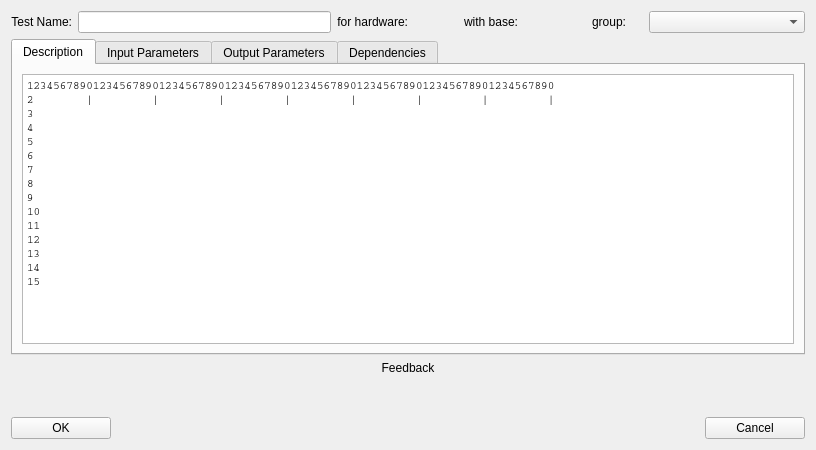
<?xml version="1.0" encoding="UTF-8"?>
<ui version="4.0">
 <class>NewTestWizard</class>
 <widget class="QDialog" name="NewTestWizard">
  <property name="geometry">
   <rect>
    <x>0</x>
    <y>0</y>
    <width>816</width>
    <height>450</height>
   </rect>
  </property>
  <property name="sizePolicy">
   <sizepolicy hsizetype="Minimum" vsizetype="Minimum">
    <horstretch>0</horstretch>
    <verstretch>0</verstretch>
   </sizepolicy>
  </property>
  <property name="minimumSize">
   <size>
    <width>734</width>
    <height>400</height>
   </size>
  </property>
  <property name="maximumSize">
   <size>
    <width>16777215</width>
    <height>16777215</height>
   </size>
  </property>
  <property name="windowTitle">
   <string>Dialog</string>
  </property>
  <layout class="QGridLayout" name="gridLayout_4">
   <item row="0" column="0">
    <layout class="QVBoxLayout" name="verticalLayout_2">
     <item>
      <layout class="QHBoxLayout" name="horizontalLayout">
       <item>
        <widget class="QLabel" name="label_3">
         <property name="text">
          <string>Test Name:</string>
         </property>
         <property name="alignment">
          <set>Qt::AlignRight|Qt::AlignTrailing|Qt::AlignVCenter</set>
         </property>
        </widget>
       </item>
       <item>
        <widget class="QLineEdit" name="TestName"/>
       </item>
       <item>
        <widget class="QLabel" name="label_6">
         <property name="text">
          <string>for hardware:</string>
         </property>
         <property name="alignment">
          <set>Qt::AlignRight|Qt::AlignTrailing|Qt::AlignVCenter</set>
         </property>
        </widget>
       </item>
       <item>
        <widget class="QLabel" name="ForHardwareSetup">
         <property name="minimumSize">
          <size>
           <width>44</width>
           <height>0</height>
          </size>
         </property>
         <property name="text">
          <string/>
         </property>
        </widget>
       </item>
       <item>
        <widget class="QLabel" name="label_7">
         <property name="text">
          <string>with base:</string>
         </property>
         <property name="alignment">
          <set>Qt::AlignRight|Qt::AlignTrailing|Qt::AlignVCenter</set>
         </property>
        </widget>
       </item>
       <item>
        <widget class="QLabel" name="WithBase">
         <property name="minimumSize">
          <size>
           <width>62</width>
           <height>0</height>
          </size>
         </property>
         <property name="text">
          <string/>
         </property>
        </widget>
       </item>
       <item>
        <widget class="QLabel" name="label_5">
         <property name="minimumSize">
          <size>
           <width>51</width>
           <height>0</height>
          </size>
         </property>
         <property name="maximumSize">
          <size>
           <width>100</width>
           <height>16777215</height>
          </size>
         </property>
         <property name="text">
          <string>group:</string>
         </property>
        </widget>
       </item>
       <item>
        <widget class="QComboBox" name="group_combo">
         <property name="minimumSize">
          <size>
           <width>156</width>
           <height>0</height>
          </size>
         </property>
        </widget>
       </item>
      </layout>
     </item>
     <item>
      <widget class="QTabWidget" name="testTabs">
       <property name="enabled">
        <bool>true</bool>
       </property>
       <property name="currentIndex">
        <number>0</number>
       </property>
       <widget class="QWidget" name="descriptionTab">
        <attribute name="title">
         <string>Description</string>
        </attribute>
        <layout class="QGridLayout" name="gridLayout">
         <item row="0" column="0">
          <widget class="QTextEdit" name="description">
           <property name="font">
            <font>
             <family>Courier</family>
            </font>
           </property>
           <property name="html">
            <string>&lt;!DOCTYPE HTML PUBLIC &quot;-//W3C//DTD HTML 4.0//EN&quot; &quot;http://www.w3.org/TR/REC-html40/strict.dtd&quot;&gt;
&lt;html&gt;&lt;head&gt;&lt;meta name=&quot;qrichtext&quot; content=&quot;1&quot; /&gt;&lt;style type=&quot;text/css&quot;&gt;
p, li { white-space: pre-wrap; }
&lt;/style&gt;&lt;/head&gt;&lt;body style=&quot; font-family:'Courier'; font-size:8pt; font-weight:400; font-style:normal;&quot;&gt;
&lt;p style=&quot; margin-top:0px; margin-bottom:0px; margin-left:0px; margin-right:0px; -qt-block-indent:0; text-indent:0px;&quot;&gt;&lt;span style=&quot; font-size:8.25pt;&quot;&gt;12345678901234567890123456789012345678901234567890123456789012345678901234567890&lt;/span&gt;&lt;/p&gt;
&lt;p style=&quot; margin-top:0px; margin-bottom:0px; margin-left:0px; margin-right:0px; -qt-block-indent:0; text-indent:0px;&quot;&gt;&lt;span style=&quot; font-size:8.25pt;&quot;&gt;2        |         |         |         |         |         |         |         |&lt;/span&gt;&lt;/p&gt;
&lt;p style=&quot; margin-top:0px; margin-bottom:0px; margin-left:0px; margin-right:0px; -qt-block-indent:0; text-indent:0px;&quot;&gt;&lt;span style=&quot; font-size:8.25pt;&quot;&gt;3&lt;/span&gt;&lt;/p&gt;
&lt;p style=&quot; margin-top:0px; margin-bottom:0px; margin-left:0px; margin-right:0px; -qt-block-indent:0; text-indent:0px;&quot;&gt;&lt;span style=&quot; font-size:8.25pt;&quot;&gt;4&lt;/span&gt;&lt;/p&gt;
&lt;p style=&quot; margin-top:0px; margin-bottom:0px; margin-left:0px; margin-right:0px; -qt-block-indent:0; text-indent:0px;&quot;&gt;&lt;span style=&quot; font-size:8.25pt;&quot;&gt;5&lt;/span&gt;&lt;/p&gt;
&lt;p style=&quot; margin-top:0px; margin-bottom:0px; margin-left:0px; margin-right:0px; -qt-block-indent:0; text-indent:0px;&quot;&gt;&lt;span style=&quot; font-size:8.25pt;&quot;&gt;6&lt;/span&gt;&lt;/p&gt;
&lt;p style=&quot; margin-top:0px; margin-bottom:0px; margin-left:0px; margin-right:0px; -qt-block-indent:0; text-indent:0px;&quot;&gt;&lt;span style=&quot; font-size:8.25pt;&quot;&gt;7&lt;/span&gt;&lt;/p&gt;
&lt;p style=&quot; margin-top:0px; margin-bottom:0px; margin-left:0px; margin-right:0px; -qt-block-indent:0; text-indent:0px;&quot;&gt;&lt;span style=&quot; font-size:8.25pt;&quot;&gt;8&lt;/span&gt;&lt;/p&gt;
&lt;p style=&quot; margin-top:0px; margin-bottom:0px; margin-left:0px; margin-right:0px; -qt-block-indent:0; text-indent:0px;&quot;&gt;&lt;span style=&quot; font-size:8.25pt;&quot;&gt;9&lt;/span&gt;&lt;/p&gt;
&lt;p style=&quot; margin-top:0px; margin-bottom:0px; margin-left:0px; margin-right:0px; -qt-block-indent:0; text-indent:0px;&quot;&gt;&lt;span style=&quot; font-size:8.25pt;&quot;&gt;10&lt;/span&gt;&lt;/p&gt;
&lt;p style=&quot; margin-top:0px; margin-bottom:0px; margin-left:0px; margin-right:0px; -qt-block-indent:0; text-indent:0px;&quot;&gt;&lt;span style=&quot; font-size:8.25pt;&quot;&gt;11&lt;/span&gt;&lt;/p&gt;
&lt;p style=&quot; margin-top:0px; margin-bottom:0px; margin-left:0px; margin-right:0px; -qt-block-indent:0; text-indent:0px;&quot;&gt;&lt;span style=&quot; font-size:8.25pt;&quot;&gt;12&lt;/span&gt;&lt;/p&gt;
&lt;p style=&quot; margin-top:0px; margin-bottom:0px; margin-left:0px; margin-right:0px; -qt-block-indent:0; text-indent:0px;&quot;&gt;&lt;span style=&quot; font-size:8.25pt;&quot;&gt;13&lt;/span&gt;&lt;/p&gt;
&lt;p style=&quot; margin-top:0px; margin-bottom:0px; margin-left:0px; margin-right:0px; -qt-block-indent:0; text-indent:0px;&quot;&gt;&lt;span style=&quot; font-size:8.25pt;&quot;&gt;14&lt;/span&gt;&lt;/p&gt;
&lt;p style=&quot; margin-top:0px; margin-bottom:0px; margin-left:0px; margin-right:0px; -qt-block-indent:0; text-indent:0px;&quot;&gt;&lt;span style=&quot; font-size:8.25pt;&quot;&gt;15&lt;/span&gt;&lt;/p&gt;&lt;/body&gt;&lt;/html&gt;</string>
           </property>
          </widget>
         </item>
        </layout>
       </widget>
       <widget class="QWidget" name="inputParametersTab">
        <attribute name="title">
         <string>Input Parameters</string>
        </attribute>
        <layout class="QGridLayout" name="gridLayout_2">
         <item row="0" column="0">
          <layout class="QHBoxLayout" name="horizontalLayout_4">
           <item>
            <widget class="QTableView" name="inputParameterView"/>
           </item>
           <item>
            <layout class="QVBoxLayout" name="verticalLayout_3">
             <item>
              <widget class="QToolButton" name="inputParameterMoveUp">
               <property name="sizePolicy">
                <sizepolicy hsizetype="Fixed" vsizetype="Fixed">
                 <horstretch>0</horstretch>
                 <verstretch>0</verstretch>
                </sizepolicy>
               </property>
               <property name="minimumSize">
                <size>
                 <width>28</width>
                 <height>28</height>
                </size>
               </property>
               <property name="maximumSize">
                <size>
                 <width>28</width>
                 <height>28</height>
                </size>
               </property>
               <property name="text">
                <string>...</string>
               </property>
               <property name="iconSize">
                <size>
                 <width>26</width>
                 <height>26</height>
                </size>
               </property>
              </widget>
             </item>
             <item>
              <spacer name="verticalSpacer_4">
               <property name="orientation">
                <enum>Qt::Vertical</enum>
               </property>
               <property name="sizeHint" stdset="0">
                <size>
                 <width>25</width>
                 <height>13</height>
                </size>
               </property>
              </spacer>
             </item>
             <item>
              <widget class="QToolButton" name="inputParameterAdd">
               <property name="minimumSize">
                <size>
                 <width>28</width>
                 <height>28</height>
                </size>
               </property>
               <property name="maximumSize">
                <size>
                 <width>28</width>
                 <height>28</height>
                </size>
               </property>
               <property name="text">
                <string>...</string>
               </property>
               <property name="iconSize">
                <size>
                 <width>26</width>
                 <height>26</height>
                </size>
               </property>
              </widget>
             </item>
             <item>
              <spacer name="verticalSpacer_5">
               <property name="orientation">
                <enum>Qt::Vertical</enum>
               </property>
               <property name="sizeHint" stdset="0">
                <size>
                 <width>25</width>
                 <height>13</height>
                </size>
               </property>
              </spacer>
             </item>
             <item>
              <widget class="QToolButton" name="inputParameterUnselect">
               <property name="sizePolicy">
                <sizepolicy hsizetype="Fixed" vsizetype="Fixed">
                 <horstretch>0</horstretch>
                 <verstretch>0</verstretch>
                </sizepolicy>
               </property>
               <property name="minimumSize">
                <size>
                 <width>28</width>
                 <height>28</height>
                </size>
               </property>
               <property name="maximumSize">
                <size>
                 <width>28</width>
                 <height>28</height>
                </size>
               </property>
               <property name="text">
                <string>...</string>
               </property>
               <property name="iconSize">
                <size>
                 <width>26</width>
                 <height>26</height>
                </size>
               </property>
              </widget>
             </item>
             <item>
              <spacer name="verticalSpacer_8">
               <property name="orientation">
                <enum>Qt::Vertical</enum>
               </property>
               <property name="sizeHint" stdset="0">
                <size>
                 <width>25</width>
                 <height>13</height>
                </size>
               </property>
              </spacer>
             </item>
             <item>
              <widget class="QToolButton" name="inputParameterFormat">
               <property name="sizePolicy">
                <sizepolicy hsizetype="Fixed" vsizetype="Fixed">
                 <horstretch>0</horstretch>
                 <verstretch>0</verstretch>
                </sizepolicy>
               </property>
               <property name="minimumSize">
                <size>
                 <width>28</width>
                 <height>28</height>
                </size>
               </property>
               <property name="maximumSize">
                <size>
                 <width>28</width>
                 <height>28</height>
                </size>
               </property>
               <property name="text">
                <string>...</string>
               </property>
               <property name="iconSize">
                <size>
                 <width>26</width>
                 <height>26</height>
                </size>
               </property>
               <property name="autoExclusive">
                <bool>false</bool>
               </property>
               <property name="autoRaise">
                <bool>false</bool>
               </property>
              </widget>
             </item>
             <item>
              <spacer name="verticalSpacer_9">
               <property name="orientation">
                <enum>Qt::Vertical</enum>
               </property>
               <property name="sizeHint" stdset="0">
                <size>
                 <width>25</width>
                 <height>13</height>
                </size>
               </property>
              </spacer>
             </item>
             <item>
              <widget class="QToolButton" name="inputParameterDelete">
               <property name="minimumSize">
                <size>
                 <width>28</width>
                 <height>28</height>
                </size>
               </property>
               <property name="maximumSize">
                <size>
                 <width>28</width>
                 <height>28</height>
                </size>
               </property>
               <property name="text">
                <string>...</string>
               </property>
               <property name="iconSize">
                <size>
                 <width>26</width>
                 <height>26</height>
                </size>
               </property>
              </widget>
             </item>
             <item>
              <spacer name="verticalSpacer_6">
               <property name="orientation">
                <enum>Qt::Vertical</enum>
               </property>
               <property name="sizeHint" stdset="0">
                <size>
                 <width>25</width>
                 <height>13</height>
                </size>
               </property>
              </spacer>
             </item>
             <item>
              <widget class="QToolButton" name="inputParameterMoveDown">
               <property name="minimumSize">
                <size>
                 <width>28</width>
                 <height>28</height>
                </size>
               </property>
               <property name="maximumSize">
                <size>
                 <width>28</width>
                 <height>28</height>
                </size>
               </property>
               <property name="text">
                <string>...</string>
               </property>
               <property name="iconSize">
                <size>
                 <width>26</width>
                 <height>26</height>
                </size>
               </property>
              </widget>
             </item>
            </layout>
           </item>
          </layout>
         </item>
        </layout>
       </widget>
       <widget class="QWidget" name="outputParametersTab">
        <attribute name="title">
         <string>Output Parameters</string>
        </attribute>
        <layout class="QGridLayout" name="gridLayout_3">
         <item row="0" column="0">
          <layout class="QHBoxLayout" name="horizontalLayout_2">
           <item>
            <widget class="QTableView" name="outputParameterView"/>
           </item>
           <item>
            <layout class="QVBoxLayout" name="verticalLayout">
             <item>
              <widget class="QToolButton" name="outputParameterMoveUp">
               <property name="minimumSize">
                <size>
                 <width>28</width>
                 <height>28</height>
                </size>
               </property>
               <property name="maximumSize">
                <size>
                 <width>28</width>
                 <height>28</height>
                </size>
               </property>
               <property name="text">
                <string>...</string>
               </property>
               <property name="iconSize">
                <size>
                 <width>26</width>
                 <height>26</height>
                </size>
               </property>
              </widget>
             </item>
             <item>
              <spacer name="verticalSpacer_12">
               <property name="orientation">
                <enum>Qt::Vertical</enum>
               </property>
               <property name="sizeHint" stdset="0">
                <size>
                 <width>20</width>
                 <height>13</height>
                </size>
               </property>
              </spacer>
             </item>
             <item>
              <widget class="QToolButton" name="outputParameterAdd">
               <property name="minimumSize">
                <size>
                 <width>28</width>
                 <height>28</height>
                </size>
               </property>
               <property name="maximumSize">
                <size>
                 <width>28</width>
                 <height>28</height>
                </size>
               </property>
               <property name="text">
                <string>...</string>
               </property>
               <property name="iconSize">
                <size>
                 <width>26</width>
                 <height>26</height>
                </size>
               </property>
              </widget>
             </item>
             <item>
              <spacer name="verticalSpacer_13">
               <property name="orientation">
                <enum>Qt::Vertical</enum>
               </property>
               <property name="sizeHint" stdset="0">
                <size>
                 <width>20</width>
                 <height>13</height>
                </size>
               </property>
              </spacer>
             </item>
             <item>
              <widget class="QToolButton" name="outputParameterUnselect">
               <property name="minimumSize">
                <size>
                 <width>28</width>
                 <height>28</height>
                </size>
               </property>
               <property name="maximumSize">
                <size>
                 <width>28</width>
                 <height>28</height>
                </size>
               </property>
               <property name="text">
                <string>...</string>
               </property>
               <property name="iconSize">
                <size>
                 <width>26</width>
                 <height>26</height>
                </size>
               </property>
              </widget>
             </item>
             <item>
              <spacer name="verticalSpacer_10">
               <property name="orientation">
                <enum>Qt::Vertical</enum>
               </property>
               <property name="sizeHint" stdset="0">
                <size>
                 <width>20</width>
                 <height>13</height>
                </size>
               </property>
              </spacer>
             </item>
             <item>
              <widget class="QToolButton" name="outputParameterFormat">
               <property name="minimumSize">
                <size>
                 <width>28</width>
                 <height>28</height>
                </size>
               </property>
               <property name="maximumSize">
                <size>
                 <width>28</width>
                 <height>28</height>
                </size>
               </property>
               <property name="text">
                <string>...</string>
               </property>
               <property name="iconSize">
                <size>
                 <width>26</width>
                 <height>26</height>
                </size>
               </property>
              </widget>
             </item>
             <item>
              <spacer name="verticalSpacer_14">
               <property name="orientation">
                <enum>Qt::Vertical</enum>
               </property>
               <property name="sizeHint" stdset="0">
                <size>
                 <width>20</width>
                 <height>13</height>
                </size>
               </property>
              </spacer>
             </item>
             <item>
              <widget class="QToolButton" name="outputParameterDelete">
               <property name="minimumSize">
                <size>
                 <width>28</width>
                 <height>28</height>
                </size>
               </property>
               <property name="maximumSize">
                <size>
                 <width>28</width>
                 <height>28</height>
                </size>
               </property>
               <property name="text">
                <string>...</string>
               </property>
               <property name="iconSize">
                <size>
                 <width>26</width>
                 <height>26</height>
                </size>
               </property>
              </widget>
             </item>
             <item>
              <spacer name="verticalSpacer_15">
               <property name="orientation">
                <enum>Qt::Vertical</enum>
               </property>
               <property name="sizeHint" stdset="0">
                <size>
                 <width>20</width>
                 <height>13</height>
                </size>
               </property>
              </spacer>
             </item>
             <item>
              <widget class="QToolButton" name="outputParameterMoveDown">
               <property name="minimumSize">
                <size>
                 <width>28</width>
                 <height>28</height>
                </size>
               </property>
               <property name="maximumSize">
                <size>
                 <width>28</width>
                 <height>28</height>
                </size>
               </property>
               <property name="text">
                <string>...</string>
               </property>
               <property name="iconSize">
                <size>
                 <width>26</width>
                 <height>26</height>
                </size>
               </property>
              </widget>
             </item>
            </layout>
           </item>
          </layout>
         </item>
        </layout>
       </widget>
       <widget class="QWidget" name="dependenciesTab">
        <property name="enabled">
         <bool>true</bool>
        </property>
        <attribute name="title">
         <string>Dependencies</string>
        </attribute>
        <layout class="QGridLayout" name="gridLayout_5">
         <item row="0" column="0">
          <layout class="QVBoxLayout" name="verticalLayout_5">
           <item>
            <layout class="QHBoxLayout" name="horizontalLayout_6">
             <item>
              <widget class="QLabel" name="label">
               <property name="sizePolicy">
                <sizepolicy hsizetype="Preferred" vsizetype="Fixed">
                 <horstretch>0</horstretch>
                 <verstretch>0</verstretch>
                </sizepolicy>
               </property>
               <property name="minimumSize">
                <size>
                 <width>0</width>
                 <height>22</height>
                </size>
               </property>
               <property name="maximumSize">
                <size>
                 <width>16777215</width>
                 <height>22</height>
                </size>
               </property>
               <property name="text">
                <string>Available tests:</string>
               </property>
              </widget>
             </item>
             <item>
              <widget class="QLabel" name="label_4">
               <property name="sizePolicy">
                <sizepolicy hsizetype="Fixed" vsizetype="Fixed">
                 <horstretch>0</horstretch>
                 <verstretch>0</verstretch>
                </sizepolicy>
               </property>
               <property name="minimumSize">
                <size>
                 <width>28</width>
                 <height>24</height>
                </size>
               </property>
               <property name="maximumSize">
                <size>
                 <width>28</width>
                 <height>24</height>
                </size>
               </property>
               <property name="text">
                <string/>
               </property>
              </widget>
             </item>
             <item>
              <widget class="QLabel" name="label_2">
               <property name="sizePolicy">
                <sizepolicy hsizetype="Preferred" vsizetype="Fixed">
                 <horstretch>0</horstretch>
                 <verstretch>0</verstretch>
                </sizepolicy>
               </property>
               <property name="minimumSize">
                <size>
                 <width>0</width>
                 <height>22</height>
                </size>
               </property>
               <property name="maximumSize">
                <size>
                 <width>16777215</width>
                 <height>22</height>
                </size>
               </property>
               <property name="text">
                <string>Test dependencies:</string>
               </property>
              </widget>
             </item>
            </layout>
           </item>
           <item>
            <layout class="QHBoxLayout" name="horizontalLayout_5">
             <item>
              <widget class="QListView" name="listView_2"/>
             </item>
             <item>
              <layout class="QVBoxLayout" name="verticalLayout_4">
               <item>
                <spacer name="verticalSpacer_7">
                 <property name="orientation">
                  <enum>Qt::Vertical</enum>
                 </property>
                 <property name="sizeType">
                  <enum>QSizePolicy::Minimum</enum>
                 </property>
                 <property name="sizeHint" stdset="0">
                  <size>
                   <width>20</width>
                   <height>20</height>
                  </size>
                 </property>
                </spacer>
               </item>
               <item>
                <widget class="QToolButton" name="addDependency">
                 <property name="minimumSize">
                  <size>
                   <width>28</width>
                   <height>28</height>
                  </size>
                 </property>
                 <property name="maximumSize">
                  <size>
                   <width>28</width>
                   <height>28</height>
                  </size>
                 </property>
                 <property name="text">
                  <string>...</string>
                 </property>
                </widget>
               </item>
               <item>
                <spacer name="verticalSpacer_2">
                 <property name="orientation">
                  <enum>Qt::Vertical</enum>
                 </property>
                 <property name="sizeType">
                  <enum>QSizePolicy::Minimum</enum>
                 </property>
                 <property name="sizeHint" stdset="0">
                  <size>
                   <width>20</width>
                   <height>20</height>
                  </size>
                 </property>
                </spacer>
               </item>
               <item>
                <widget class="QToolButton" name="removeDependency">
                 <property name="minimumSize">
                  <size>
                   <width>28</width>
                   <height>28</height>
                  </size>
                 </property>
                 <property name="maximumSize">
                  <size>
                   <width>28</width>
                   <height>28</height>
                  </size>
                 </property>
                 <property name="text">
                  <string>...</string>
                 </property>
                </widget>
               </item>
               <item>
                <spacer name="verticalSpacer_3">
                 <property name="orientation">
                  <enum>Qt::Vertical</enum>
                 </property>
                 <property name="sizeType">
                  <enum>QSizePolicy::Minimum</enum>
                 </property>
                 <property name="sizeHint" stdset="0">
                  <size>
                   <width>20</width>
                   <height>20</height>
                  </size>
                 </property>
                </spacer>
               </item>
              </layout>
             </item>
             <item>
              <widget class="QListView" name="listView"/>
             </item>
            </layout>
           </item>
          </layout>
         </item>
        </layout>
       </widget>
      </widget>
     </item>
     <item>
      <widget class="QLabel" name="Feedback">
       <property name="minimumSize">
        <size>
         <width>600</width>
         <height>0</height>
        </size>
       </property>
       <property name="text">
        <string>Feedback</string>
       </property>
       <property name="alignment">
        <set>Qt::AlignCenter</set>
       </property>
      </widget>
     </item>
     <item>
      <widget class="QLabel" name="edit_feedback">
       <property name="minimumSize">
        <size>
         <width>0</width>
         <height>30</height>
        </size>
       </property>
       <property name="text">
        <string/>
       </property>
       <property name="alignment">
        <set>Qt::AlignCenter</set>
       </property>
      </widget>
     </item>
     <item>
      <layout class="QHBoxLayout" name="horizontalLayout_3">
       <item>
        <widget class="QPushButton" name="OKButton">
         <property name="minimumSize">
          <size>
           <width>100</width>
           <height>0</height>
          </size>
         </property>
         <property name="text">
          <string>OK</string>
         </property>
         <property name="autoDefault">
          <bool>false</bool>
         </property>
        </widget>
       </item>
       <item>
        <spacer name="horizontalSpacer">
         <property name="orientation">
          <enum>Qt::Horizontal</enum>
         </property>
         <property name="sizeHint" stdset="0">
          <size>
           <width>40</width>
           <height>20</height>
          </size>
         </property>
        </spacer>
       </item>
       <item>
        <widget class="QPushButton" name="CancelButton">
         <property name="minimumSize">
          <size>
           <width>100</width>
           <height>0</height>
          </size>
         </property>
         <property name="text">
          <string>Cancel</string>
         </property>
         <property name="autoDefault">
          <bool>false</bool>
         </property>
        </widget>
       </item>
      </layout>
     </item>
    </layout>
   </item>
  </layout>
 </widget>
 <resources/>
 <connections/>
</ui>
